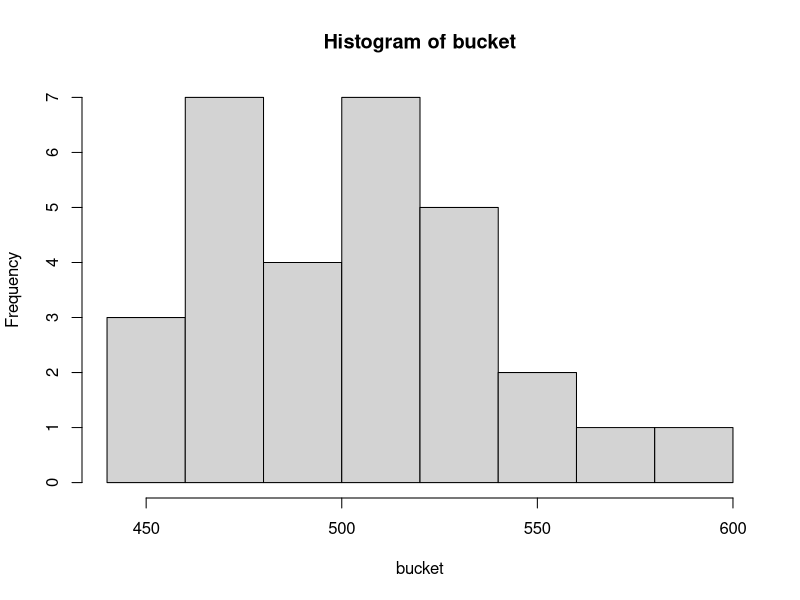

Generate this figure with R:
## ---- chunk 1
buildDY <- function(csize=35){
  bdlist=1:365
  out <- sample(bdlist,csize,replace=T)
}

## ---- chunk 2
try1=buildDY(csize = 35)
table(try1)
## ---- chunk 3
maxdup = function(inlist){
    out <- max(table(inlist))
}
## ---- chunk 4
bucket=numeric()
for (j in 1:30){
  


brownlow=0
trials = numeric()

for (i in 1:1137) {
  a<-buildDY(csize = 35)
  trials[i] = maxdup(a)
 
}

out <- ifelse(trials>=2,1,-2) 
bucket[j] <- sum(out)
}
hist(bucket)
## ---- chunk 5
mean(bucket)
sd(bucket)
